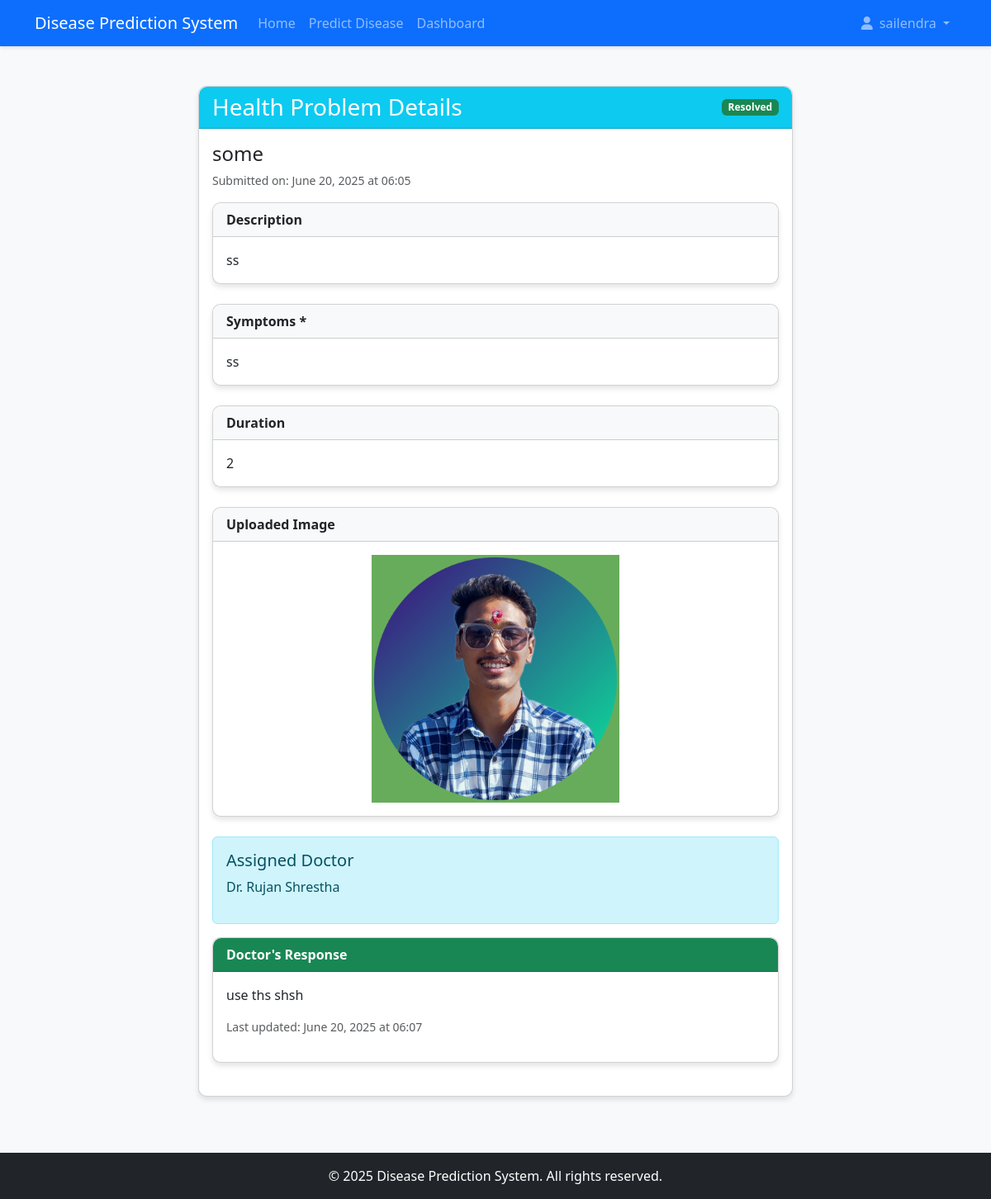
Screenshot of /prediction/problem/6/ (signed in) with the database file from the repository.
### accounts/models.py (models this page shows, shortened)
class UserProfile(models.Model):
    USER_TYPES = (
        ('patient', 'Patient'),
        ('doctor', 'Doctor'),
        ('admin', 'Admin'),
    )
    user = models.OneToOneField(User, on_delete=models.CASCADE, related_name='profile')
    user_type = models.CharField(max_length=10, choices=USER_TYPES, default='patient')
    profile_picture = models.ImageField(upload_to='profile_pics', blank=True, null=True)
    phone_number = models.CharField(max_length=15, blank=True, null=True)
    address = models.TextField(blank=True, null=True)
    date_of_birth = models.DateField(blank=True, null=True)
    created_at = models.DateTimeField(auto_now_add=True)
    updated_at = models.DateTimeField(auto_now=True)

class Doctor(models.Model):
    user_profile = models.OneToOneField(UserProfile, on_delete=models.CASCADE, related_name='doctor_profile')
    specialization = models.CharField(max_length=100)
    qualification = models.CharField(max_length=100)
    experience_years = models.PositiveIntegerField(default=0)
    license_number = models.CharField(max_length=50, unique=True)
    is_verified = models.BooleanField(default=False)
    bio = models.TextField(blank=True, null=True)
    consultation_fee = models.DecimalField(max_digits=10, decimal_places=2, default=0)

### prediction/models.py (models this page shows, shortened)
class PatientProblem(models.Model):
    STATUS_CHOICES = (
        ('pending', 'Pending'),
        ('in_review', 'In Review'),
        ('resolved', 'Resolved'),
    )
    patient = models.ForeignKey(Patient, on_delete=models.CASCADE, related_name='problems')
    title = models.CharField(max_length=200)
    description = models.TextField()
    symptoms = models.TextField(blank=True, null=True)
    duration = models.CharField(max_length=100, blank=True, null=True)
    taking_medicine = models.CharField(max_length=5, blank=True, null=True)
    medicine_details = models.TextField(blank=True, null=True)
    picture = models.ImageField(upload_to='problem_images/', blank=True, null=True)
    status = models.CharField(max_length=20, choices=STATUS_CHOICES, default='pending')
    assigned_doctor = models.ForeignKey(Doctor, on_delete=models.SET_NULL, null=True, blank=True, related_name='assigned_problems')
    doctor_response = models.TextField(blank=True, null=True)
    created_at = models.DateTimeField(auto_now_add=True)
    updated_at = models.DateTimeField(auto_now=True)

### prediction/views.py (the view)
# urls.py: path('problem/<int:problem_id>/', views.problem_detail, name='problem_detail'),
@login_required
def problem_detail(request, problem_id):
    problem = get_object_or_404(PatientProblem, id=problem_id)
    user_profile = UserProfile.objects.get(user=request.user)
    if user_profile.user_type == 'patient':
        patient = Patient.objects.get(user_profile=user_profile)
        if problem.patient != patient:
            messages.error(request, 'You do not have permission to view this problem')
            return redirect('home')
    elif user_profile.user_type != 'doctor' and user_profile.user_type != 'admin':
        messages.error(request, 'You do not have permission to view this problem')
        return redirect('home')
    return render(request, 'prediction/problem_detail.html', {'problem': problem})

### templates/prediction/problem_detail.html (shortened to what this page needs)
{% extends 'base/base.html' %}
{% block content %}
<div class="container mt-5">
    <div class="row justify-content-center">
        <div class="col-md-8">
            <div class="card">
                <div class="card-header bg-info text-white d-flex justify-content-between align-items-center">
                    <h3 class="mb-0">Health Problem Details</h3>
                    <span class="badge {% if problem.status == 'pending' %}bg-warning{% elif problem.status == 'in_review' %}bg-primary{% else %}bg-success{% endif %}">
                        {{ problem.status|title }}
                    </span>
                </div>
                <div class="card-body">
                    <h4 class="card-title">{{ problem.title }}</h4>
                    <p class="text-muted small">Submitted on: {{ problem.created_at|date:"F d, Y" }} at {{ problem.created_at|time:"H:i" }}</p>
                    <div class="card mb-4">
                        <div class="card-header bg-light">Description</div>
                        <div class="card-body">
                            <p class="card-text">{{ problem.description }}</p>
                        </div>
                    </div>
                    {% if problem.symptoms %}
                    <div class="card mb-4">
                        <div class="card-header bg-light">Symptoms *</div>
                        <div class="card-body">
                            <p class="card-text">{{ problem.symptoms }}</p>
                        </div>
                    </div>
                    {% endif %}
                    {% if problem.duration %}
                    <div class="card mb-4">
                        <div class="card-header bg-light">Duration</div>
                        <div class="card-body">
                            <p class="card-text">{{ problem.duration }}</p>
                        </div>
                    </div>
                    {% endif %}
                    {% if problem.picture %}
                    <div class="card mb-4">
                        <div class="card-header bg-light">Uploaded Image</div>
                        <div class="card-body text-center">
                            <img src="{{ problem.picture.url }}" alt="Uploaded image" class="img-fluid" style="max-height: 300px;">
                        </div>
                    </div>
                    {% endif %}
                    {% if problem.assigned_doctor %}
                    <div class="alert alert-info">
                        <h5 class="alert-heading">Assigned Doctor</h5>
                        <p>Dr. {{ problem.assigned_doctor.user_profile.user.get_full_name }}</p>
                    </div>
                    {% endif %}
                    {% if problem.doctor_response %}
                    <div class="card mb-4">
                        <div class="card-header bg-success text-white">Doctor's Response</div>
                        <div class="card-body">
                            <p class="card-text">{{ problem.doctor_response }}</p>
                            <p class="text-muted small">Last updated: {{ problem.updated_at|date:"F d, Y" }} at {{ problem.updated_at|time:"H:i" }}</p>
                        </div>
                    </div>
                    {% endif %}
                </div>
            </div>
        </div>
    </div>
</div>
{% endblock %}

### templates/base/base.html (shortened to what this page needs)
<!DOCTYPE html>
<html lang="en">
<head>
    <link href="https://cdn.jsdelivr.net/npm/bootstrap@5.3.0/dist/css/bootstrap.min.css" rel="stylesheet">
    <link rel="stylesheet" href="/static/css/style.css">
    <link rel="stylesheet" href="https://cdnjs.cloudflare.com/ajax/libs/font-awesome/6.0.0/css/all.min.css">
</head>
<body>
    <nav class="navbar navbar-expand-lg navbar-dark bg-primary">
        <div class="container">
            <a class="navbar-brand" href="{% url 'home' %}">Disease Prediction System</a>
            <div class="collapse navbar-collapse" id="navbarNav">
                <ul class="navbar-nav me-auto">
                    <li class="nav-item">
                        <a class="nav-link" href="{% url 'home' %}">Home</a>
                    </li>
                    <li class="nav-item">
                        <a class="nav-link" href="{% url 'prediction_home' %}">Predict Disease</a>
                    </li>
                    {% if user.is_authenticated %}
                        <li class="nav-item">
                            <a class="nav-link" href="{% url 'dashboard_home' %}">Dashboard</a>
                        </li>
                    {% endif %}
                </ul>
                <ul class="navbar-nav">
                    {% if user.is_authenticated %}
                        <li class="nav-item dropdown">
                            <a class="nav-link dropdown-toggle" href="#" id="navbarDropdown" role="button" data-bs-toggle="dropdown">
                                <i class="fas {% if user.profile.user_type == 'patient' %}fa-user{% elif user.profile.user_type == 'doctor' %}fa-user-md{% elif user.profile.user_type == 'admin' %}fa-user-shield{% endif %} me-1"></i>
                                {{ user.username }}
                            </a>
                        </li>
                    {% endif %}
                </ul>
            </div>
        </div>
    </nav>
    <div class="container mt-4">
        {% block content %}{% endblock %}
    </div>
    <footer class="bg-dark text-white text-center py-3 mt-5">
        <div class="container">
            <p class="mb-0">&copy; {% now "Y" %} Disease Prediction System. All rights reserved.</p>
        </div>
    </footer>
</body>
</html>

### static/css/style.css (style rules this page uses)
body { font-family: 'Segoe UI', Tahoma, Geneva, Verdana, sans-serif; background-color: #f8f9fa; color: #333; }
.navbar { box-shadow: 0 2px 4px rgba(0, 0, 0, 0.1); }
.card { border-radius: 10px; box-shadow: 0 4px 6px rgba(0, 0, 0, 0.1); margin-bottom: 20px; transition: transform 0.3s ease; }
.card-header { border-radius: 10px 10px 0 0 !important; font-weight: bold; }

### rows the page displays
PatientProblem: status "Resolved", title "some", created_at "June 20, 2025", created_at "06:05", description "ss", symptoms "ss", duration "2", picture (picture), assigned_doctor.user_profile.user.get_full_name "Rujan Shrestha", doctor_response "use ths shsh", updated_at "June 20, 2025", updated_at "06:07"

### other values shown
{{ user.username }} "sailendra"
